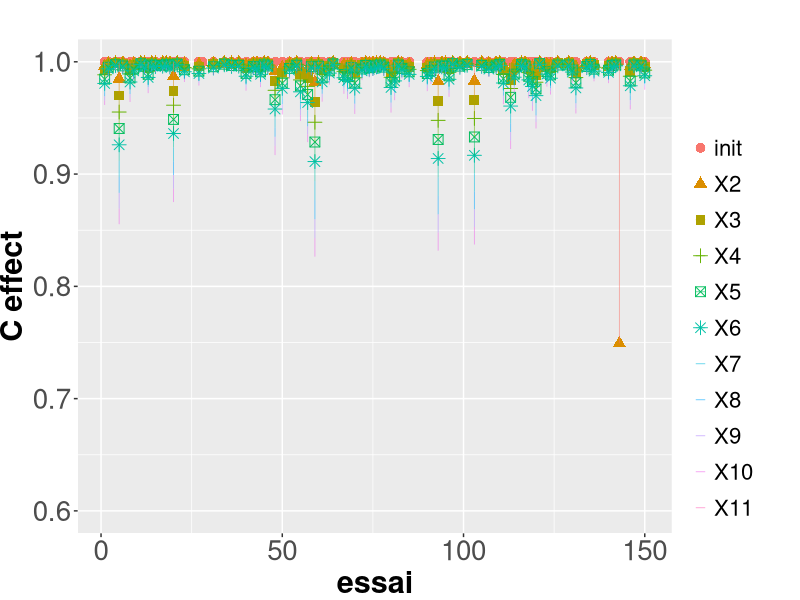
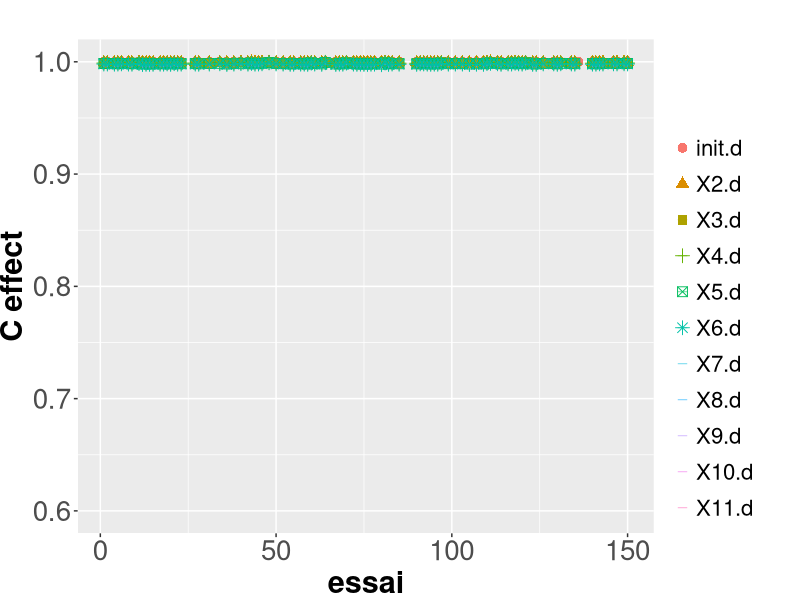

Recreate these plots in R, in order.
meanc=function(X) {
    X<-t((t(X)-colMeans(X)))-rowMeans(X)+mean(X)
    return(X)}

dcov_m=function(X,Y) {
    X<-t((t(X)-colMeans(X)))-rowMeans(X)+mean(X)
    Y<-t(t(Y)-colMeans(Y))-rowMeans(Y)+mean(Y)
    dcov<- mean(X*Y)
    return(dcov)}
dcor.perso <- function (x, y, index = 1) 
{
  #     if (!(class(x) == "dist")) 
  #         x <- dist(x)
  #     if (!(class(y) == "dist")) 
  #         y <- dist(y)
  #     x <- as.matrix(x)
  #     y <- as.matrix(y)
  n <- nrow(x)
  m <- nrow(y)
  if (n != m) 
    stop("Sample sizes must agree")
  if (!(all(is.finite(c(x, y))))) 
    stop("Data contains missing or infinite values")
  if (index < 0 || index > 2) {
    warning("index must be in [0,2), using default index=1")
    index = 1
  }
  stat <- 0
  dims <- c(n, ncol(x), ncol(y))
  Akl <- function(x) {
    d <- as.matrix(x)^index
    rowM <- rowMeans(d)
    colM <- colMeans(d)
    M <- mean(d)
    
    a <- sweep(d, 1, rowM)
    b <- sweep(a, 2, colM)
    
    return(b + M)
  }
  A <- Akl(x)
  B <- Akl(y)
  dCov <- (mean(A * B))
  dVarX <- (mean(A * A))
  dVarY <- (mean(B * B))
  V <- sqrt(dVarX * dVarY)
  if (V > 0) 
    dCor <- dCov/V
  else dCor <- 0
  return(list(dCov = dCov, dCor = dCor, dVarX = dVarX, dVarY = dVarY))
}

covn=function(X,Y){
    return( mean(c(X)*c(Y))) }


resall<-c()
for (p in 1:1000)
{res<-c()
n<-30
#the trait
t<-rnorm(n,mean=0,sd=1)
#the product of the trait
d<-t%*%t(t)
m<-cbind( rbind(d,d), rbind(d,d))

val<-rnorm(n,mean=0,sd=1)
val<-c(val)
relap<-val%*%t(val)
rela<-matrix(rep(val^2,n),ncol=n)+t(matrix(rep(val^2,n),ncol=n))-2*relap
rela<-1-rela
rela.diag<-diag(rela)
rela.off<-rela-rela.diag

#diff<-rnorm(n*n,mean=3,sd=0.2)
#diff<-rep(1,n*n)
#diff<-matrix(diff,ncol=n)
#diag(diff)<-rep(0,n)


for (c in 0:10)
{c<-c*.01
A<-cbind(rela,matrix(rep(0,n*n),ncol=n))
B<-cbind(matrix(rep(0,n*n),ncol=n),rela.diag+rela.off*(1+c))
relat<-rbind(A,B)
res<-cbind( res, covn(m,relat)/sqrt(covn(m,m)*covn(relat,relat)) )

}


for (c in 0:10)
{c<-c*.01
    A<-cbind(rela,matrix(rep(0,n*n),ncol=n))
    B<-cbind(matrix(rep(0,n*n),ncol=n),rela.diag+rela.off*(1+c))
    relat<-rbind(A,B)
    res<-cbind ( res, dcov_m(m,relat)/sqrt(dcov_m(m,m)*dcov_m(relat,relat)) )
    }
res<-cbind(p,res)
resall<-rbind(resall,res)
}
list<-resall[,2]>0
resall.pos<-resall[list,]
mean ((resall.pos[,12]-resall.pos[,2])/resall.pos[,2])
mean ((resall.pos[,7]-resall.pos[,2])/resall.pos[,2])
mean ((resall.pos[,23]-resall.pos[,13])/resall.pos[,13])
mean  ((resall.pos[,18]-resall.pos[,13])/resall.pos[,13])
ex.resall<-resall
resall<-resall.pos

resall.nor<- data.frame(var = resall[,1],
init = resall[,2],
X2= resall[,3],X3= resall[,4],X4= resall[,5],X5= resall[,6],X6= resall[,7],X7= resall[,8],X8= resall[,9],X9=resall[,10],X10= resall[,11], X11=resall[,12],
init.d=resall[,13],
X2.d= resall[,14],X3.d= resall[,15],X4.d= resall[,16],X5.d= resall[,17],X6.d= resall[,18],X7.d= resall[,19],X8.d= resall[,20],X9.d= resall[,21],X10.d= resall[,22],X11.d= resall[,23] )
func<-function(x, y) {x/y}
resall.nor[,2:12]<-apply(resall.nor[,2:12], 2, function(x) func(x,resall.nor[,2])  )
resall.nor[,13:23]<-apply(resall.nor[,13:23], 2, function(x) func(x,resall.nor[,13])  )

res.pet<-resall.nor[1:100,1:12]
res.d.pet<-resall.nor[1:100,c(1,13:23)]

library(ggplot2)
library(reshape2)
GetCustomGgplotTheme <- function() {
    #theme_bw() +
    theme(title = element_text(size = rel(1)),
    axis.text = element_text(size = 20),
    axis.title = element_text(size = 22, face = "bold"),
    plot.margin = grid::unit(c(1,1,0,0), "cm"),
    legend.justification = c(1,0),
    #legend.position = "bottom",
    legend.title = element_blank(),
    legend.key = element_blank(),
    legend.text = element_text(size = 16),
    legend.background = element_rect(fill = "transparent"),
    legend.key.width = grid::unit(0.5, "line"),
    legend.key.height = grid::unit(1.8,"line"),
    legend.key.size = grid::unit(3, "line"))
}
resall.melt<-melt(resall.nor, measure.vars=c("init","X2","X3","X4","X5","X6","X7","X8","X9","X10", "X11",
"init.d","X2.d","X3.d","X4.d","X5.d","X6.d","X7.d","X8.d","X9.d","X10.d","X11.d"))

res.sho.melt<-melt(res.pet, measure.vars=c("init","X2","X3","X4", "X5","X6","X7","X8","X9","X10", "X11" ))

res.d.sho.melt<-melt(res.d.pet, measure.vars=c("init.d","X2.d","X3.d","X4.d","X5.d","X6.d","X7.d","X8.d","X9.d","X10.d","X11.d"))

#resall.melt$var <- jitter(resall.melt$var, factor = 0.4)


p <- ggplot(data = res.sho.melt, aes_string(x = "var" , y = "value"))
p<-p+
#geom_line()
geom_point(aes(color = variable, shape =variable),size = 3)+
geom_line(aes(group=var,color=variable),alpha = 0.6, size=0.3)+
#geom_line(aes(linetype = variable))+
#geom_line(aes_string(color ="variable",group="var"),alpha = 0.6, size = 0.8)+
xlab("essai")+
ylab("C effect")+
#scale_shape_manual(values = c(0:1000))+
scale_y_continuous(limits= c(.6,1))+
GetCustomGgplotTheme()
ggsave(plot = p,filename ="effectkin.pdf",width = 11, height = 7)


p <- ggplot(data = res.d.sho.melt, aes_string(x = "var" , y = "value"))
p<-p+
#geom_line()
geom_point(aes(color = variable, shape =variable),size = 3)+
geom_line(aes(group=var,color=variable),alpha = 0.6, size=0.3)+
#geom_line(aes(linetype = variable))+
#geom_line(aes_string(color ="variable",group="var"),alpha = 0.6, size = 0.8)+
xlab("essai")+
ylab("C effect")+
#scale_shape_manual(values = c(0:1000))+
scale_y_continuous(limits= c(.6,1))+
GetCustomGgplotTheme()
ggsave(plot = p,filename ="effectkin.d.pdf",width = 11, height = 7)



